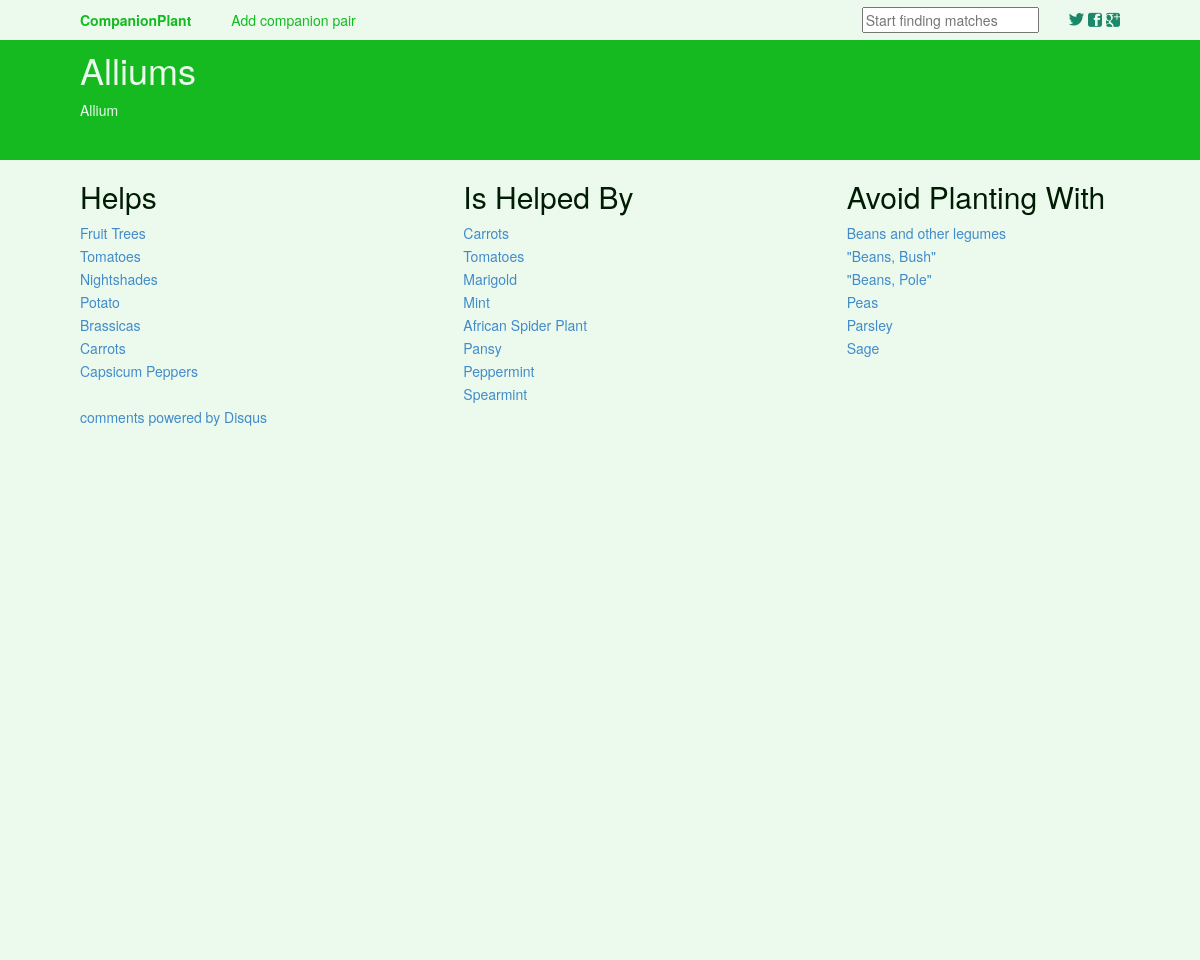
Screenshot of /plants/1/ with the database file from the repository.
### plants/models.py (models this page shows)
class Plant(models.Model):
	name = models.CharField(max_length=150)
	scientificName = models.CharField(max_length=300, null=True)
	description = models.CharField(max_length=3000, null=True)

class PlantMatch(models.Model):
	plant1 = models.ForeignKey(Plant, related_name='first_plant')
	plant2 = models.ForeignKey(Plant, related_name='second_plant')
	relationship = models.CharField(max_length=3)

### plants/views.py (the view)
# urls.py: url(r'^(?P<plant_id>\d+)/$', views.plant, name='plant'),
def plant(request, plant_id):
	plants = Plant.objects.all()
	plant = get_object_or_404(Plant, id=plant_id)
	helps = PlantMatch.objects.all().filter(plant1=plant_id, relationship="HLP")
	helpedBy = PlantMatch.objects.all().filter(plant2 = plant_id, relationship="HLP")
	avoid = PlantMatch.objects.all().filter(Q(plant1 = plant_id) | Q(plant2 = plant_id), relationship="HRT")
	context = {'plant' : plant, 'helps' : helps, 'helpedBy' : helpedBy, 'avoid' : avoid, 'plants': plants}
	return render(request, 'plants/plantView.html', context)

### plants/templates/plants/plantView.html (shortened to what this page needs)
	<link rel="stylesheet" type="text/css" href="{{ STATIC_URL}}css/bootstrap.min.css">
	<link rel="stylesheet" type="text/css" href="{{ STATIC_URL }}css/main.css">
<body>
	<div class="site-head-bar">
		<div class="logo">
			<a href="/plants"><b>CompanionPlant</b></a><a style="padding-left: 40px;" href="/plants/createMatch">Add companion pair</a>
		</div>
		<section class="site-head-share">
                    <a class="icon-twitter" href="http://twitter.com/share?text=&url="
                        onclick="window.open(this.href, 'twitter-share', 'width=550,height=235');return false;">
                    </a>
                    <a class="icon-facebook" href="https://www.facebook.com/sharer/sharer.php?u="
                        onclick="window.open(this.href, 'facebook-share','width=580,height=296');return false;">
                    </a>
                    <a class="icon-google-plus" href="https://plus.google.com/share?url="
                       onclick="window.open(this.href, 'google-plus-share', 'width=490,height=530');return false;">
                    </a>
        </section>
        <div class="searchbar">
			<input type="text" class="biginput" id="autocomplete" placeholder="Start finding matches">
		</div>
	</div>
	<div class="plant-detail">
			{% if plant %}
			<div class="name"><h1>{{plant.name}}</h1></div>
			<div class="scientific-name"><p>{{plant.scientificName}}</p></div>
			{% else %}
			<p>No data Available</p>
			{% endif %}
		</div>
	<div class="main-content">
	<div class="row">
		<div class="plantHelps col-md-4">
			<h2>Helps</h2>
			{% for match in helps %}
				<li class="plant-links"><a href="{% url 'plants:plant' match.plant2.id %}">{{match.plant2.name}}</a></li>
			{% endfor %}
		</div>
		<div class="plantHelpedBy col-md-4">
			<h2> Is Helped By</h2>
			{% for match in helpedBy %}
				<li class="plant-links" ><a href="{% url 'plants:plant' match.plant1.id %}">{{match.plant1.name}}</a></li>
			{% endfor %}
		</div>
		<div class="plantAvoid col-md-4">
			<h2>Avoid Planting With</h2>
			{% for match in avoid %}
				{% if plant.name == match.plant1.name %}
					<li class="plant-links"><a  href="{% url 'plants:plant' match.plant2.id %}">{{match.plant2.name}}</a></li>
				{% else %}
					<li class="plant-links"><a  href="{% url 'plants:plant' match.plant1.id %}">{{match.plant1.name}}</a></li>
				{% endif %}
			{% endfor %}
		</div>
	</div>
    <a href="http://disqus.com" class="dsq-brlink">comments powered by <span class="logo-disqus">Disqus</span></a>
	</div>
</body>

### plants/static/css/main.css (style rules this page uses)
.site-head-bar { background-color: #EBFAEC; z-index: 9001000; height: 40px; top:0px; position: fixed; left: 0px; width: 100%; }
.site-head-bar a { color: inherit; }
.site-head-share { float: right; position: relative; top: 10px; text-decoration: none; padding-right: 8.0rem; padding-bottom: 50px; }
.site-head-bar .logo { left: 0px; position: absolute; top: 0px; padding-left: 8.0rem; padding-top: 10px; color: #14BA20; }
.site-head-bar .searchbar { position: relative; padding-top: 7px; float: right; padding-right: 3.0rem; }
.main-content { background-color: #EBFAEC; color: #001C02; padding-left: 8.0rem; height: 100%; }
.plant-detail { width: 100%; background-color: #14BA20; padding-top: 3.0rem; padding-bottom: 3.0rem; left: 0px; }
.plant-detail .name { padding-left: 8.0rem; color: #EBFAEC; }
.plant-detail .scientific-name { padding-left: 8.0rem; color: #EBFAEC; }
.icon-ghost:before, .icon-feed:before, .icon-twitter:before, .icon-google-plus:before, .icon-facebook:before { font-family: 'icons'; speak: none; font-style: normal; font-weight: normal; font-variant: normal; text-transform: none; line-height: 1; -webkit-font-smoothing: antialiased; text-decoration: none; }
.icon-twitter:before { content: "\e002"; font-size: 1.1em; }
.icon-google-plus:before { content: "\e003"; }
.icon-facebook:before { content: "\e004"; }
.plant-links { margin-bottom: 3px; list-style-type: none; width: 30.0rem; color: #EBFAEC; }
a.icon-twitter { color: #1C886A; }
a.icon-facebook { color: #1C886A; }
a.icon-google-plus { color: #1C886A; }

### rows the page displays
Plant: name "Alliums", scientificName "Allium"
PlantMatch: plant2.name "Fruit Trees"
PlantMatch: plant2.name "Tomatoes"
PlantMatch: plant2.name "Nightshades"
PlantMatch: plant2.name "Potato"
PlantMatch: plant2.name "Brassicas"
PlantMatch: plant2.name "Carrots"
PlantMatch: plant2.name "Capsicum Peppers"
PlantMatch: plant1.name "Carrots"
PlantMatch: plant1.name "Tomatoes"
PlantMatch: plant1.name "Marigold"
PlantMatch: plant1.name "Mint"
PlantMatch: plant1.name "African Spider Plant"
PlantMatch: plant1.name "Pansy"
PlantMatch: plant1.name "Peppermint"
PlantMatch: plant1.name "Spearmint"
PlantMatch: plant2.name "Beans and other legumes"
PlantMatch: plant2.name "\"Beans, Bush\""
PlantMatch: plant2.name "\"Beans, Pole\""
PlantMatch: plant2.name "Peas"
PlantMatch: plant2.name "Parsley"
PlantMatch: plant2.name "Sage"
